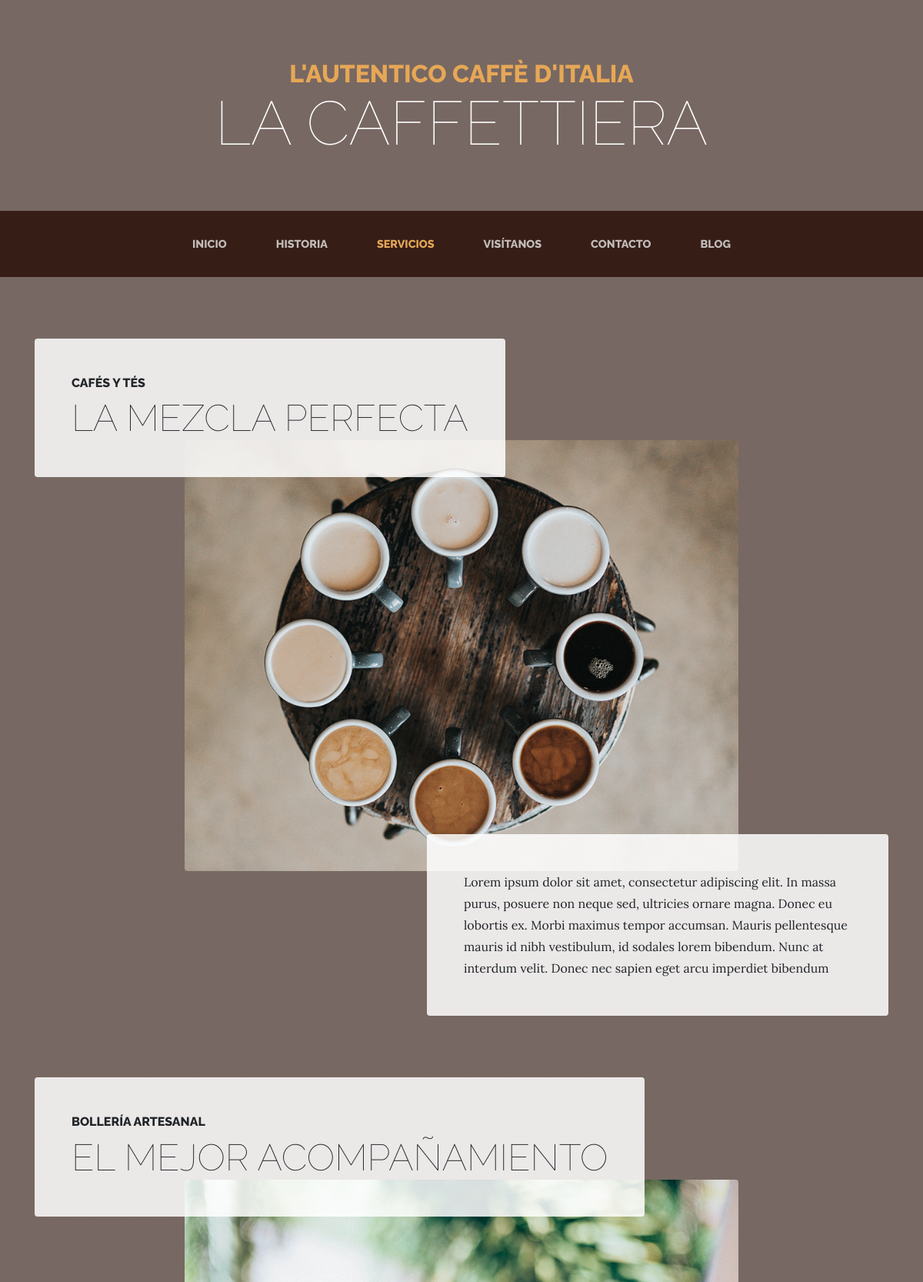
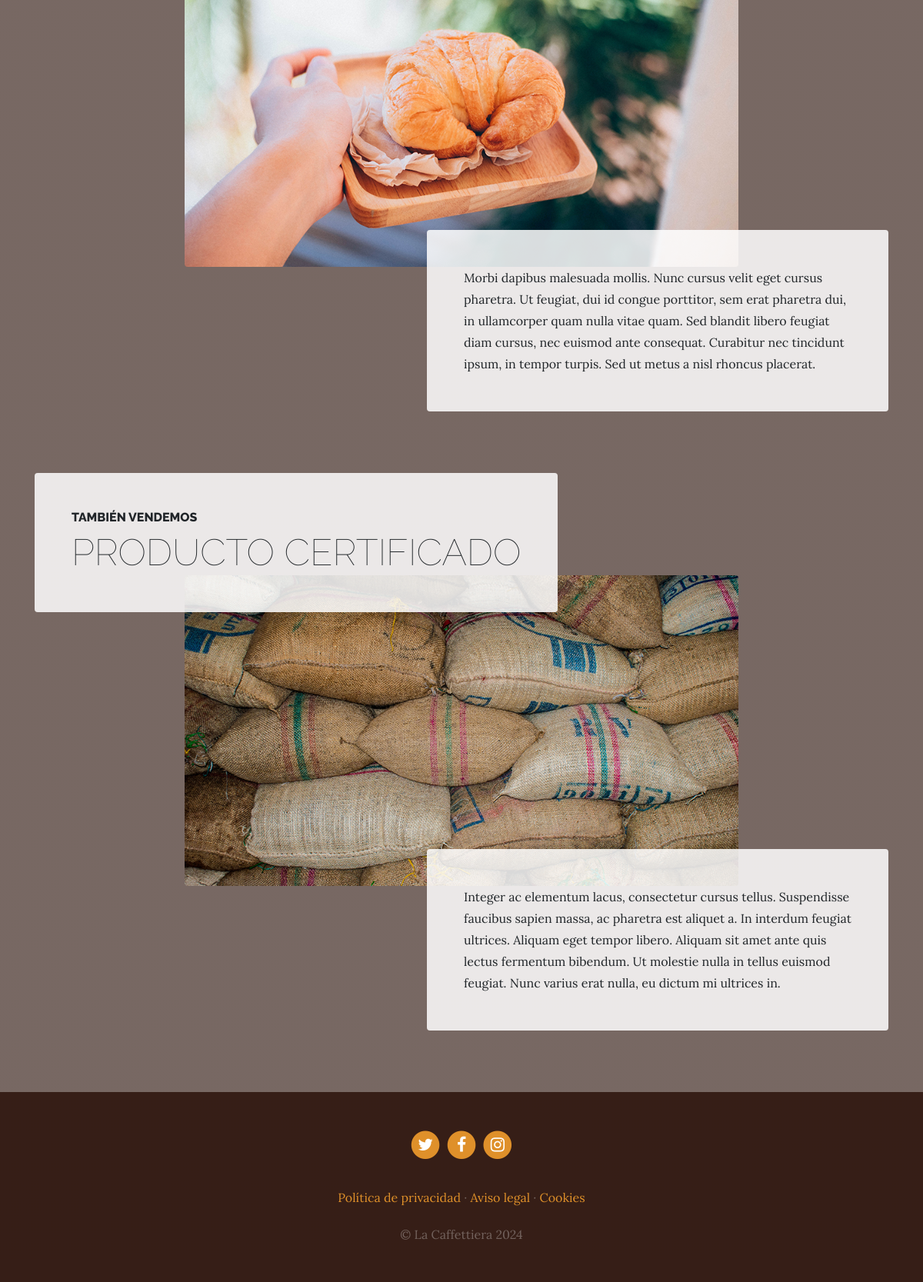
The app's page /servicios/ with its own data (2 pictures, top to bottom).
### servicios/models.py (models this page shows, shortened)
class Service(models.Model):
    title=models.CharField(max_length=200, verbose_name='titulo')
    subtitle=models.CharField(max_length=200, verbose_name='subtitulo')
    content=models.TextField(verbose_name='contenido')
    image=models.ImageField(upload_to='servicios', verbose_name='imagen')
    created=models.DateTimeField(auto_now_add=True)
    update=models.DateTimeField(auto_now=True)
    class Meta:
        verbose_name='servicio'
        verbose_name_plural='servicios'
        ordering=['-created']

### servicios/views.py (the view)
# urls.py: path('', views.servicios, name='servicios'),
def servicios(request):
    servicios=Service.objects.all()
    return render(request,'servicios/servicios.html',{'curservicios':servicios})

### servicios/templates/servicios/servicios.html
{% extends "core/base.html" %}
{% load static %}
{% block content %}
{% for s in curservicios reversed %}
  <section class="page-section">
    <div class="container">
      <div class="product-item">
        <div class="product-item-title d-flex">
          <div class="bg-faded p-5 d-flex mr-auto rounded">
            <h2 class="section-heading mb-0">
              <span class="section-heading-upper">{{s.subtitle}}</span>
              <span class="section-heading-lower">{{s.title}}</span>
            </h2>
          </div>
        </div>
        <img class="product-item-img mx-auto d-flex rounded img-fluid mb-3 mb-lg-0" src="{{s.image.url}}" alt="">
        <div class="product-item-description d-flex ml-auto">
          <div class="bg-faded p-5 rounded">
            <p class="mb-0">{{s.content}}</p>
          </div>
        </div>
      </div>
    </div>
  </section>
{% endfor %}
{% endblock content %}

### core/templates/core/base.html (shortened to what this page needs)
<!DOCTYPE html>
<html lang="es">
  <head>
    {% load static %}
    <link
      href="{% static 'core/vendor/bootstrap/css/bootstrap.min.css' %}"
      rel="stylesheet"
    />
    <link
      href="{% static 'core/vendor/font-awesome/css/font-awesome.min.css' %}"
      rel="stylesheet"
      type="text/css"
    />
    <link href="{% static 'core/css/business-casual.css' %}" rel="stylesheet" />
  </head>
  <body>
    <h1 class="site-heading text-center text-white d-none d-lg-block">
      <span class="site-heading-upper text-primary mb-3"
        >L'autentico caffè d'italia</span
      >
      <span class="site-heading-lower">La Caffettiera</span>
    </h1>
    <nav class="navbar navbar-expand-lg navbar-dark py-lg-4" id="mainNav">
      <div class="container">
        <div class="collapse navbar-collapse" id="navbarResponsive">
          <ul class="navbar-nav mx-auto">
            <li class="nav-item {% if request.path == '/' %} active {% endif %} px-lg-4">
              <a
                class="nav-link text-uppercase text-expanded"
                href="{% url 'home' %}"
                >Inicio</a
              >
            </li>
            <li class="nav-item {% if request.path == '/historia/' %} active {% endif %} px-lg-4">
              <a class="nav-link text-uppercase text-expanded" href="{% url 'historia:historia' %}"
                >Historia</a
              >
            </li>
            <li class="nav-item {% if request.path == '/servicios/' %} active {% endif %} px-lg-4">
              <a
                class="nav-link text-uppercase text-expanded"
                href="{% url 'servicios:servicios' %}"
                >Servicios</a
              >
            </li>
            <li class="nav-item {% if request.path == '/visitanos/' %} active {% endif %} px-lg-4">
              <a class="nav-link text-uppercase text-expanded" href="{% url 'visitanos:visitanos' %}"
                >Visítanos</a
              >
            </li>
            <li class="nav-item {% if request.path == '/contacto/' %} active {% endif %} px-lg-4">
              <a
                class="nav-link text-uppercase text-expanded"
                href="{% url 'contacto:contacto' %}"
                >Contacto</a
              >
            </li>
            <li class="nav-item {% if request.path == '/blog/' %} active {% endif %}  px-lg-4">
              <a
                class="nav-link text-uppercase text-expanded"
                href="{% url 'blog:blog' %}"
                >Blog</a
              >
            </li>
          </ul>
        </div>
      </div>
    </nav>
    {% block content %}
    {% endblock content %}
    <footer class="footer text-faded text-center py-5">
      <div class="container">
        <p class="m-0">
          <a href="#" class="link">
            <span class="fa-stack fa-lg">
              <i class="fa fa-circle fa-stack-2x"></i>
              <i class="fa fa-twitter fa-stack-1x fa-inverse"></i>
            </span>
          </a>
          <a href="#" class="link">
            <span class="fa-stack fa-lg">
              <i class="fa fa-circle fa-stack-2x"></i>
              <i class="fa fa-facebook fa-stack-1x fa-inverse"></i>
            </span>
          </a>
          <a href="#" class="link">
            <span class="fa-stack fa-lg">
              <i class="fa fa-circle fa-stack-2x"></i>
              <i class="fa fa-instagram fa-stack-1x fa-inverse"></i>
            </span>
          </a>
        </p>
        <p class="m-0 mbt">
          <a href="sample.html" class="link">Política de privacidad</a> ·
          <a href="sample.html" class="link">Aviso legal</a> ·
          <a href="sample.html" class="link">Cookies</a>
        </p>
        <p class="m-0 mbt1">&copy; La Caffettiera 2024</p>
      </div>
    </footer>
  </body>
</html>

### core/static/core/css/business-casual.css (style rules this page uses)
body { font-family: 'Lora'; background: linear-gradient(rgba(47, 23, 15, 0.65), rgba(47, 23, 15, 0.65)), url("../img/bg.jpg"); background-attachment: fixed; background-position: center; background-size: cover; }
h1, h2, h3, h4, h5, h6 { font-family: 'Raleway'; }
p { line-height: 1.75; }
.text-faded { color: rgba(255, 255, 255, 0.3); }
.site-heading { margin-top: 5rem; margin-bottom: 5rem; text-transform: uppercase; line-height: 1; font-family: 'Raleway'; }
.site-heading .site-heading-upper { display: block; font-size: 2rem; font-weight: 800; }
.site-heading .site-heading-lower { font-size: 5rem; font-weight: 100; line-height: 4rem; }
.page-section { margin-top: 5rem; margin-bottom: 5rem; }
.section-heading { text-transform: uppercase; }
.section-heading .section-heading-upper { display: block; font-size: 1rem; font-weight: 800; padding-bottom:.5rem; }
.section-heading .section-heading-lower { display: block; font-size: 3rem; font-weight: 100; }
.bg-faded { background-color: rgba(255, 255, 255, 0.85); }
#mainNav { background-color: rgba(47, 23, 15, 0.9); font-family: 'Raleway'; }
#mainNav .navbar-nav .nav-item .nav-link { color: rgba(255, 255, 255, 0.7); font-weight: 800; }
#mainNav .navbar-nav .nav-item.active .nav-link { color: #e6a756; }
@media (min-width: 992px) { #mainNav .navbar-nav .nav-item .nav-link { font-size: 0.9rem; } }
@media (min-width: 992px) { .product-item .product-item-title { position: relative; z-index: 1; margin-bottom: -3rem; } }
@media (min-width: 992px) { .product-item .product-item-img { position: relative; z-index: 0; max-width: 60vw; } }
@media (min-width: 992px) { .product-item .product-item-description { position: relative; z-index: 1; margin-top: -3rem; max-width: 50vw; } }
.footer { background-color: rgba(47, 23, 15, 0.9); }
.text-primary { color: #e6a756 !important; }
.mbt { padding-top: 2rem; }
.mbt1 { padding-top: 1.25rem; }
a.link { color: #df902a; }

### records on screen
Service: subtitle "CAFÉS Y TÉS", title "LA MEZCLA PERFECTA", image (picture), content "Lorem ipsum dolor sit amet, consectetur adipiscing elit. In massa purus, posuere non neque sed, ultricies ornare magna. Donec eu lobortis ex. Morbi maximus tempor accumsan. Mauris pellentesque mauris id nibh vestibulum, id sodales lorem bibendum. Nunc at interdum velit. Donec nec sapien eget arcu imperdiet bibendum"
Service: subtitle "BOLLERÍA ARTESANAL", title "EL MEJOR ACOMPAÑAMIENTO", image (picture), content "Morbi dapibus malesuada mollis. Nunc cursus velit eget cursus pharetra. Ut feugiat, dui id congue porttitor, sem erat pharetra dui, in ullamcorper quam nulla vitae quam. Sed blandit libero feugiat diam cursus, nec euismod ante consequat. Curabitur nec tincidunt ipsum, in tempor turpis. Sed ut metus a nisl rhoncus placerat."
Service: subtitle "TAMBIÉN VENDEMOS", title "PRODUCTO CERTIFICADO", image (picture), content "Integer ac elementum lacus, consectetur cursus tellus. Suspendisse faucibus sapien massa, ac pharetra est aliquet a. In interdum feugiat ultrices. Aliquam eget tempor libero. Aliquam sit amet ante quis lectus fermentum bibendum. Ut molestie nulla in tellus euismod feugiat. Nunc varius erat nulla, eu dictum mi ultrices in."
